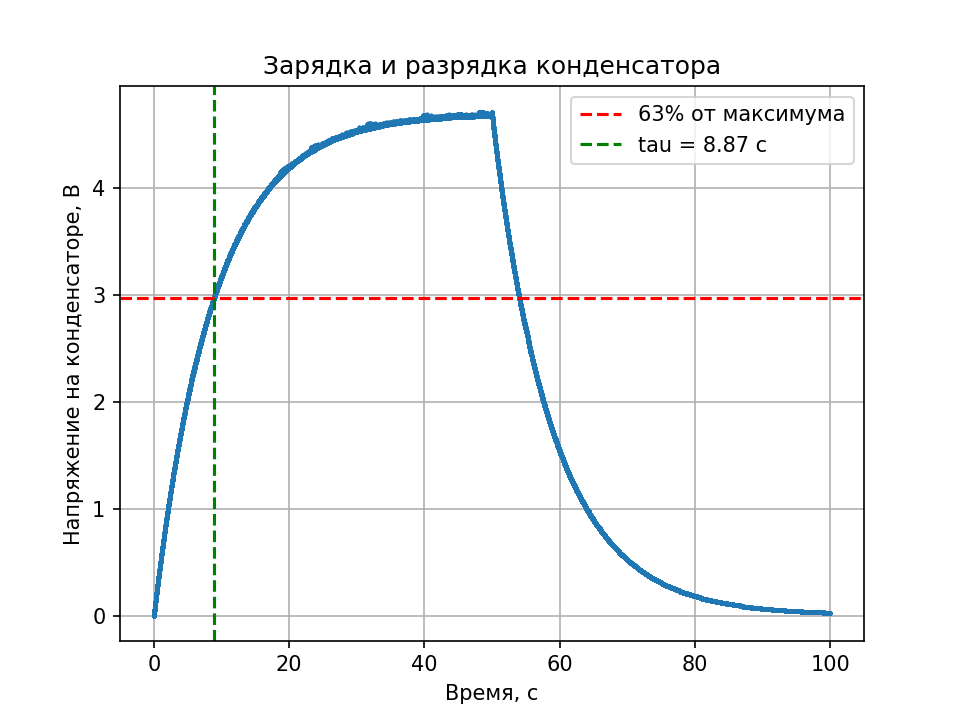

The script that saved this image:
# График U(t) по файлу rc_data.csv и оценка постоянной времени tau = R*C.
# Запуск: python3 rc_plot.py
import matplotlib.pyplot as plt

FILE_NAME = "rc_data.csv"
CHARGE_TIME = 50          # с, столько же, сколько в rc.py

# Читаем файл
t = []
u = []
with open(FILE_NAME) as f:
    f.readline()                      # пропускаем заголовок
    for line in f:
        parts = line.strip().split(",")
        t.append(float(parts[0]))
        u.append(float(parts[1]))

# tau: время, за которое при зарядке напряжение доходит до 63% от размаха
u_min = min(u)
u_max = max(u)
level = u_min + 0.63 * (u_max - u_min)

tau = 0
for i in range(len(t)):
    if t[i] < CHARGE_TIME and u[i] >= level:
        tau = t[i]
        break

print(f"tau = {tau:.2f} с")

plt.plot(t, u, ".-", markersize=2)
plt.axhline(level, color="red", linestyle="--", label="63% от максимума")
plt.axvline(tau, color="green", linestyle="--", label=f"tau = {tau:.2f} с")
plt.title("Зарядка и разрядка конденсатора")
plt.xlabel("Время, с")
plt.ylabel("Напряжение на конденсаторе, В")
plt.legend()
plt.grid(True)
plt.savefig("rc_plot.png", dpi=150)
plt.show()
